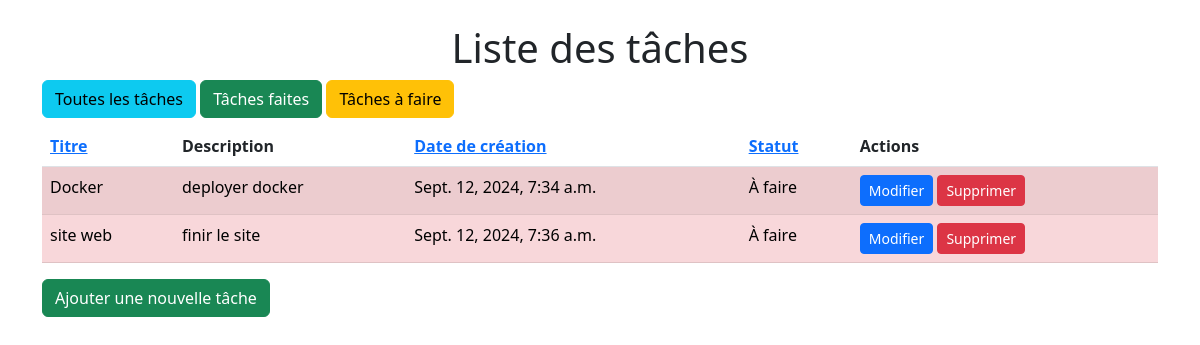
The app's page /?status=todo with its own data.
### todolist/models.py (models this page shows, shortened)
class Task(models.Model):
    title = models.CharField(max_length=255)
    description = models.TextField()
    created_at = models.DateTimeField(auto_now_add=True)
    due_date = models.DateTimeField()
    status = models.BooleanField(default=False)  # False = not done, True = done

### todolist/views.py (the view)
# urls.py: path('', todolist_views.task_list, name='task_list'),
def task_list(request):
    sort_by = request.GET.get('sort', 'created_at')  # Tri par défaut par date de création
    status_filter = request.GET.get('status', None)  # Pas de filtre par défaut
    if status_filter == 'done':
        tasks = Task.objects.filter(status=True)
    elif status_filter == 'todo':
        tasks = Task.objects.filter(status=False)
    else:
        tasks = Task.objects.all()
    tasks = tasks.order_by(sort_by)
    return render(request, 'todolist/task_list.html', {'tasks': tasks})

### todolist/templates/todolist/task_list.html (shortened to what this page needs)
<!DOCTYPE html>
<html lang="fr">
<head>
    <link href="https://cdn.jsdelivr.net/npm/bootstrap@5.3.0-alpha1/dist/css/bootstrap.min.css" rel="stylesheet">
</head>
<body>
    <div class="container mt-4">
        <h1 class="text-center">Liste des tâches</h1>
        <div class="mb-2">
            <a href="?status=all" class="btn btn-info">Toutes les tâches</a>
            <a href="?status=done" class="btn btn-success">Tâches faites</a>
            <a href="?status=todo" class="btn btn-warning">Tâches à faire</a>
        </div>
        <table class="table table-striped">
            <thead>
                <tr>
                    <th><a href="?sort=title">Titre</a></th>
                    <th>Description</th>
                    <th><a href="?sort=created_at">Date de création</a></th>
                    <th><a href="?sort=status">Statut</a></th>
                    <th>Actions</th>
                </tr>
            </thead>
            <tbody>
                {% for task in tasks %}
                <tr class="{{ task.status|yesno:'table-success,table-danger' }}">
                    <td>{{ task.title }}</td>
                    <td>{{ task.description }}</td>
                    <td>{{ task.created_at }}</td>
                    <td>{% if task.status %}Fait{% else %}À faire{% endif %}</td>
                    <td>
                        <a href="{% url 'task_edit' task.pk %}" class="btn btn-sm btn-primary">Modifier</a>
                        <a href="{% url 'task_delete' task.pk %}" class="btn btn-sm btn-danger">Supprimer</a>
                    </td>
                </tr>
                {% endfor %}
            </tbody>
        </table>
        <a href="{% url 'task_add' %}" class="btn btn-success">Ajouter une nouvelle tâche</a>
    </div>
</body>
</html>

### records on screen
Task: title "Docker", description "deployer docker", created_at "Sept. 12, 2024, 7:34 a.m.", status "À faire"
Task: title "site web", description "finir le site", created_at "Sept. 12, 2024, 7:36 a.m.", status "À faire"
